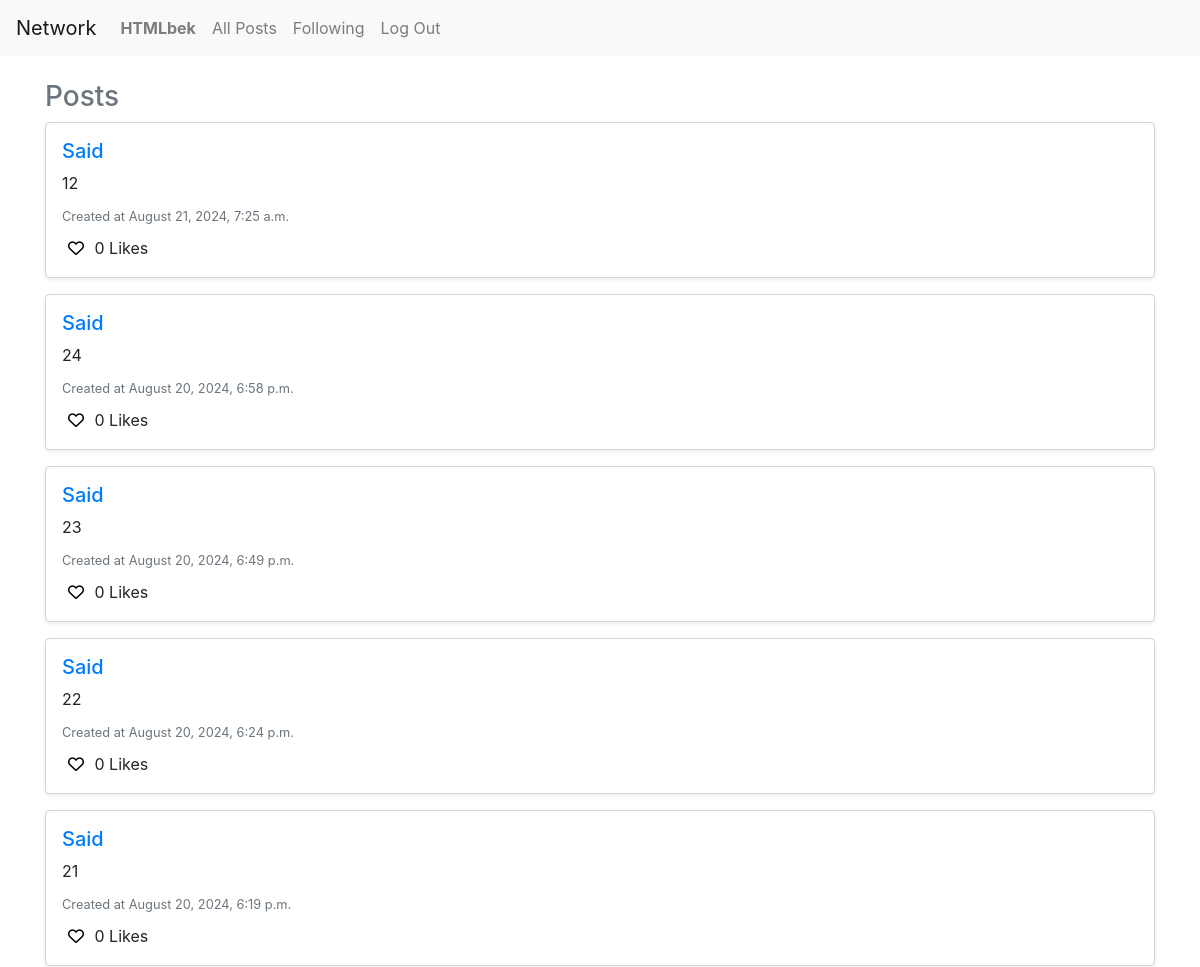
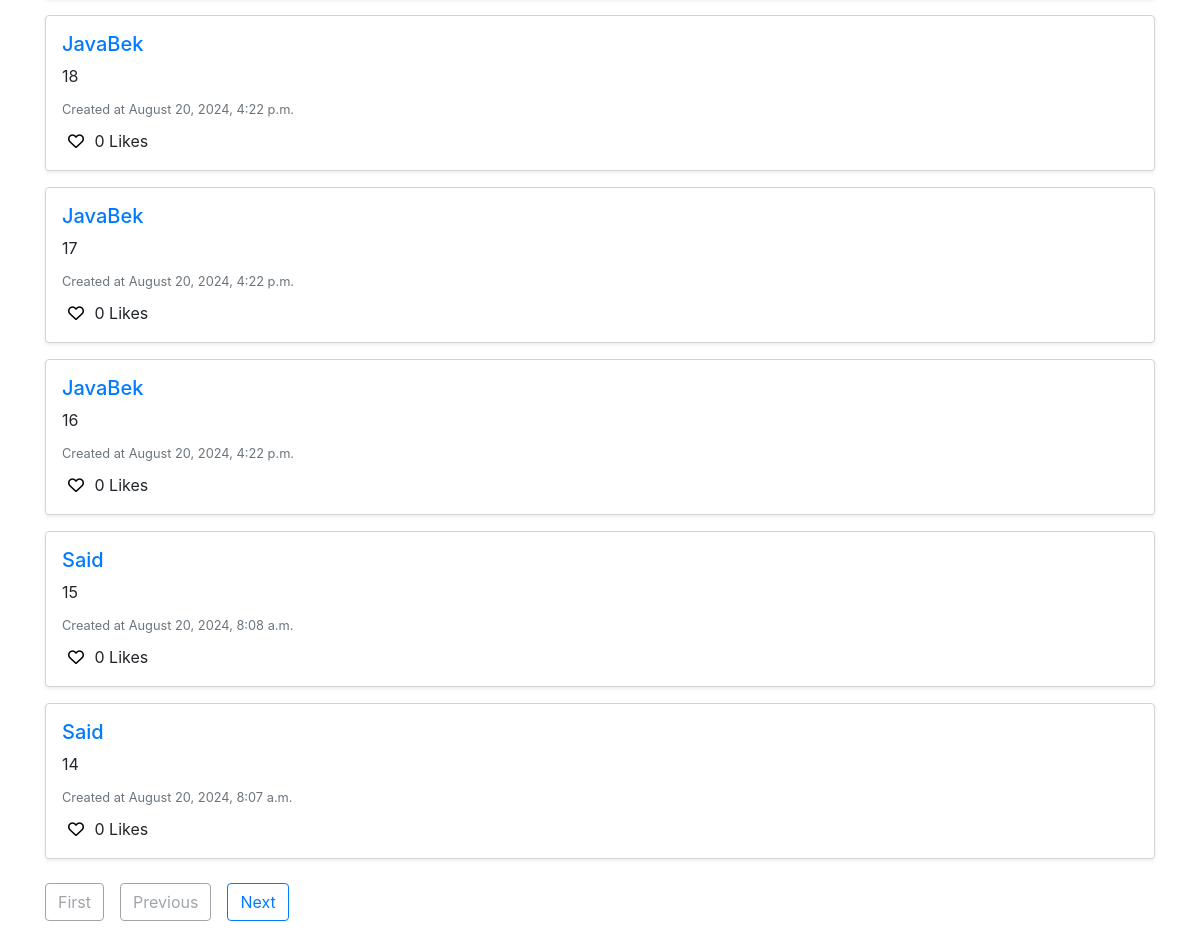
/following (signed in), run on an earlier commit of the app's database (2 pictures, top to bottom).
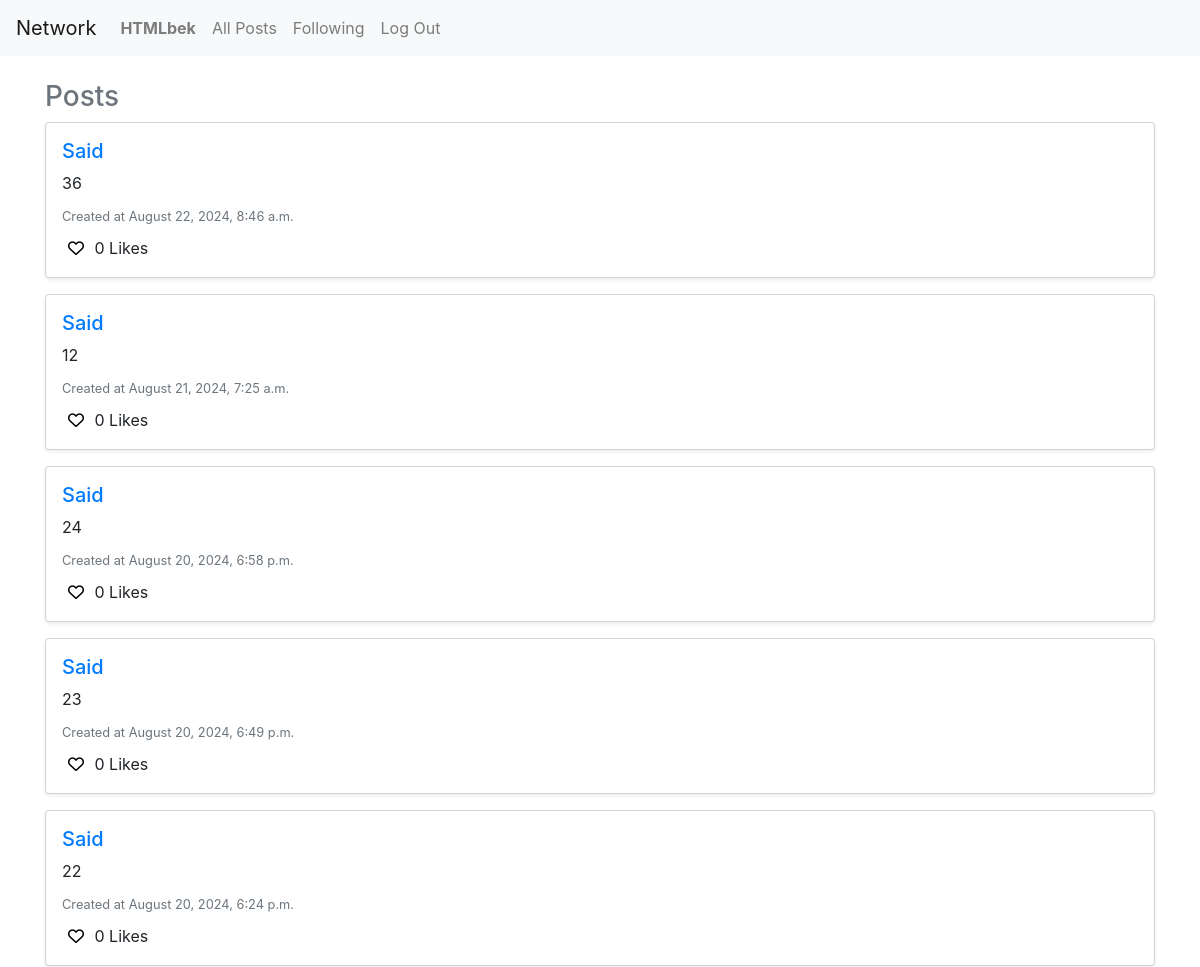
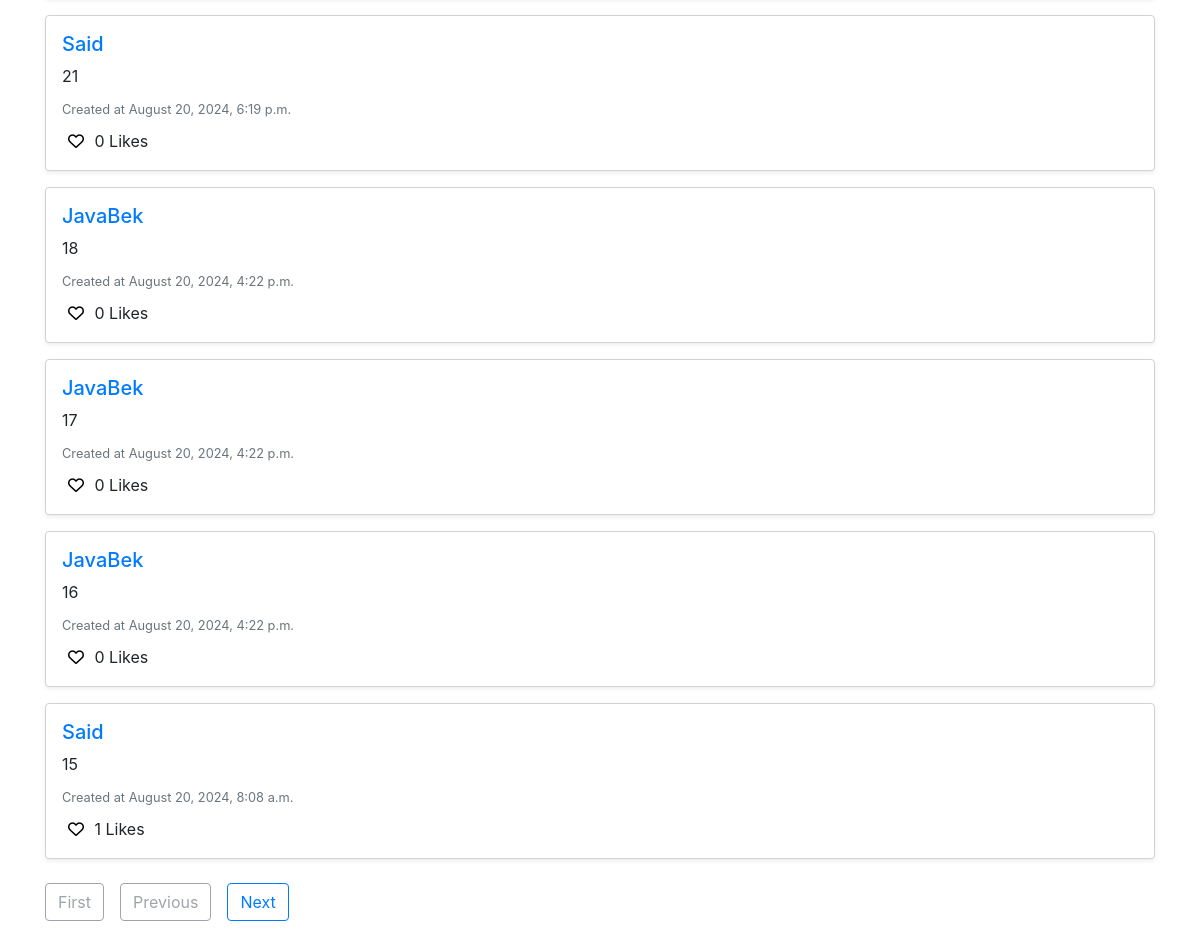
And on a later commit of the database (2 pictures, top to bottom).
### network/models.py (models this page shows, shortened)
class User(AbstractUser):
    following = models.ManyToManyField('self', symmetrical=False, related_name='follower')

class Post(models.Model):
    user = models.ForeignKey("User", on_delete=models.CASCADE, related_name="owner")
    content = models.CharField(max_length=300)
    timestap = models.DateTimeField(auto_now_add=True)
    likes = models.ManyToManyField(User, related_name='liked_posts', blank=True)

### network/views.py (the view)
# urls.py: path('following', views.following, name='following'),
def following(request):
    following_users = request.user.following.all()
    posts = Post.objects.filter(user__in=following_users).order_by('-timestap')
    paginator = Paginator(posts, 10)  # Show 10 posts per page
    page_number = request.GET.get('page')
    page_obj = paginator.get_page(page_number)
    return render(request, 'network/following.html', {
        'posts': posts,
        'page_obj': page_obj,
    })

### network/templates/network/following.html
{%extends 'network/layout.html' %}
{% block body %}
<div class="container mt-4 pb-5">
    <div class="posts-section mt-4">
        <h3 class="text-secondary">Posts</h3>
        {% if page_obj.object_list %}
            {% for post in page_obj.object_list %}
                <div id="new-post" class="post bg-white p-3 mb-3 rounded shadow-sm" data-post-id='{{post.id}}'>
                    <h5 class="text-dark"><a href='{% url 'profile' username=post.user %}'>{{ post.user }}</a></h5>
                    <p id='content' class="mb-2">{{ post.content }}</p>
                    <small class="text-muted">Created at {{ post.timestap|date:"F j, Y, g:i a" }}</small>
                    <div class='d-flex justify-content-between'>
                        <div class="mt-2">
                            <button id='like' class="i-btn">
                                <i class="{% if user in post.likes.all %}fa-solid{% else %}fa-regular{% endif %} fa-heart"></i>
                            </button>
                            <span id='likes-count'>{{post.likes.count}} Likes</span>
                        </div>
                    </div>
                </div>
            {% endfor %}
        {% else %}
            <p class="text-muted">No posts available.</p>
        {% endif %}
    </div>
    <div class="pagination mt-4">
        <div class="d-flex justify-content-between">
            {% if page_obj.has_previous %}
                <a class="btn btn-outline-primary mr-3" href="?page=1">First</a>
                <a class="btn btn-outline-primary mr-3" href="?page={{ page_obj.previous_page_number }}">Previous</a>
            {% else %}
                <span class="btn btn-outline-secondary disabled mr-3">First</span>
                <span class="btn btn-outline-secondary disabled mr-3">Previous</span>
            {% endif %}
            {% if page_obj.has_next %}
                <a class="btn btn-outline-primary mr-3" href="?page={{ page_obj.next_page_number }}">Next</a>
            {% else %}
                <span class="btn btn-outline-secondary disabled mr-3">Next</span>
            {% endif %}
        </div>
    </div>
</div>
{% endblock %}

### network/templates/network/layout.html (shortened to what this page needs)
{% load static %}
<!DOCTYPE html>
<html lang="en">
    <head>
        <link rel="stylesheet" href="https://stackpath.bootstrapcdn.com/bootstrap/4.4.1/css/bootstrap.min.css">
        <link rel="stylesheet" href="https://cdnjs.cloudflare.com/ajax/libs/font-awesome/6.0.0-beta3/css/all.min.css">
        <link href="{% static 'network/styles.css' %}" rel="stylesheet">
    </head>
    <body>
        <nav class="navbar navbar-expand-lg navbar-light bg-light">
            <a class="navbar-brand" href="{% url 'index'%}">Network</a>
            <div>
              <ul class="navbar-nav mr-auto">
                {% if user.is_authenticated %}
                    <li class="nav-item">
                        <a class="nav-link" href="{% url 'profile' username=user.username %}"><strong>{{ user.username }}</strong></a>
                    </li>
                {% endif %}
                <li class="nav-item">
                  <a class="nav-link" href="{% url 'allposts' %}">All Posts</a>
                </li>
                {% if user.is_authenticated %}
                    <li class="nav-item">
                        <a class="nav-link" href="{% url 'following' %}">Following</a>
                    </li>
                    <li class="nav-item">
                        <a class="nav-link" href="{% url 'logout' %}">Log Out</a>
                    </li>
                {% endif %}
              </ul>
            </div>
          </nav>
        <div class="body">
            {% block body %}{% endblock %}
        </div>
    </body>
</html>

### network/static/network/styles.css (style rules this page uses)
#new-post { border: 1px lightgray solid; padding: 15px; margin-bottom: 20px; }
#new-post .i-btn { border: none; background-color: transparent; }

What changed in the data, as far as the page shows it:
no longer on this page (row unchanged): Post: user "Said", content "14", timestap "August 20, 2024, 8:07 a.m.", likes.count "0"
added Post: user "Said", content "36", timestap "August 22, 2024, 8:46 a.m.", likes.count "0"
computed for Post "August 20, 2024, 8:08 a.m.": likes.count "0" → "1"
